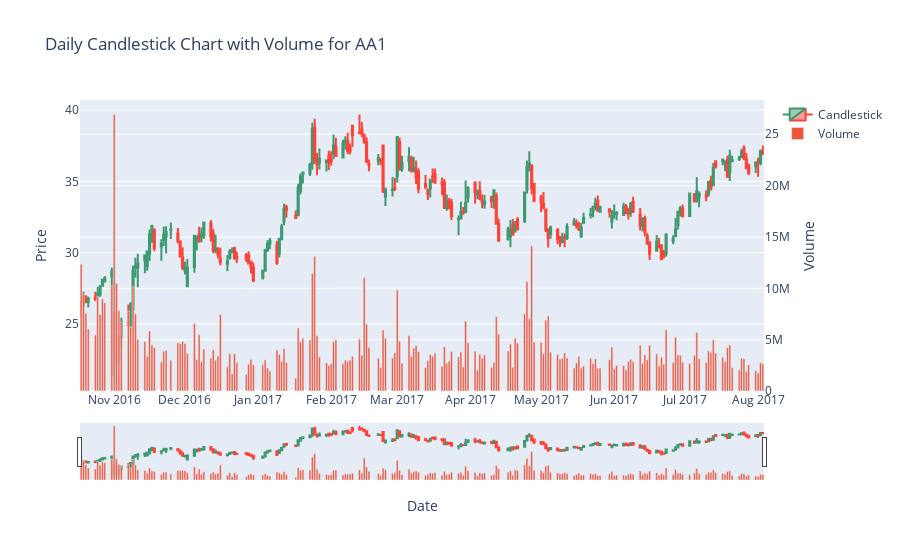

Write notebook code for a chart like this one.
### Markdown cell above
##### Observations:

#### Large Jumps: The candlestick chart shows significant price jumps at about 3 points along the timeline. These jumps can indicate sudden and substantial price movements in the underlying asset.
#### Missing Data: There are many points in the candlestick chart where data is missing. These gaps in the chart can make it challenging to analyze the price action during those periods and may require further investigation to understand the reasons for the missing data.

### Code cell
import plotly.graph_objs as go


# Group by 'Date' and calculate the desired values for each date
dfAA1final = dfAA1.groupby('Date').agg({
    'Opening Price': 'first',    # First opening price
    'High': 'max',         # Maximum high
    'Low': 'min',       # Minimum low
    'Closing Price': 'last',      # Last closing price
    'Volume' : 'sum'    # Volume sum
}).reset_index()

# Create the daily candlestick chart for the first 200 days
first_200_days_data = dfAA1final.head(200).copy()
fig = go.Figure()

# Candlestick trace
trace = go.Candlestick(
    x=first_200_days_data['Date'],
    open=first_200_days_data['Opening Price'],
    high=first_200_days_data['High'],
    low=first_200_days_data['Low'],
    close=first_200_days_data['Closing Price'],
    name='Candlestick',
    showlegend=True,
)
fig.add_trace(trace)

# Volume trace on the secondary y-axis
volume_trace = go.Bar(
    x=first_200_days_data['Date'],
    y=first_200_days_data['Volume'],
    yaxis='y2',
    name='Volume',
    showlegend=True,
)
fig.add_trace(volume_trace)

# Configure layout
fig.update_layout(
    title='Daily Candlestick Chart with Volume for AA1',
    yaxis_title='Price',
    yaxis2=dict(
        title='Volume',
        overlaying='y',
        side='right',
    ),
    xaxis=dict(
        title='Date',
    ),
)

# Show the chart
fig.show()

### Figure 1 — Plotly figure (JSON) as saved in the notebook; plotly's stock layout.template omitted (floating-point values rounded to 4 significant figures; data arrays with more than 128 entries replaced by an {"elided": "..."} marker saying what was removed)
{"data": [{"close": {"elided": "200 float values"}, "high": {"elided": "200 float values"}, "low": {"elided": "200 float values"}, "name": "Candlestick", "open": {"elided": "200 float values"}, "showlegend": true, "type": "candlestick", "x": {"elided": "200 str values"}}, {"name": "Volume", "showlegend": true, "type": "bar", "x": {"elided": "200 str values"}, "y": {"elided": "200 int values"}, "yaxis": "y2"}], "layout": {"title": {"text": "Daily Candlestick Chart with Volume for AA1"}, "xaxis": {"title": {"text": "Date"}}, "yaxis": {"title": {"text": "Price"}}, "yaxis2": {"overlaying": "y", "side": "right", "title": {"text": "Volume"}}}}
